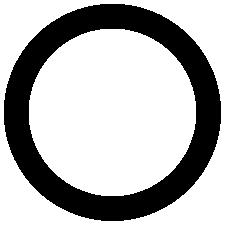
#> input picture silhouette/image.jpg, 225 x 225 px
$ python main.py
#> lines starting #> are read from the running program, lines starting #| are printed output that depends on the picture
### silhouette/silhouette.py
from PIL import Image

def silhouette(path, split):
#> called with path = 'image.jpg', split = 150
    image = Image.open(path).convert('RGB')
#> image is the input picture: PIL image 225x225 RGB; min 0, max 255, mean 179.4

    pixels = image.getdata()
    width = image.width
#> width = 225
    rows = image.height
#> rows = 225

    new_pixels = []

    for p in pixels:
        new_pixels.append(p)
#> after the loop, new_pixels = 50625 items

    for row in range(rows - 1):
        l_pointer = 0

        while l_pointer <= width:
            p = width * row + l_pointer

            r = new_pixels[p][0]
            g = new_pixels[p][1]
            b = new_pixels[p][2]

            if ((r + g + b) // 3) < split:
                break

            new_pixels[p] = (0, 0, 0)

            l_pointer += 1

    for row in range(rows - 1):
        r_pointer = width - 1

        while r_pointer >= 0:
            p = width * row + r_pointer

            r = new_pixels[p][0]
            g = new_pixels[p][1]
            b = new_pixels[p][2]

            if ((r + g + b) // 3) < split:
                break

            new_pixels[p] = (0, 0, 0)

            r_pointer -= 1


    newImage = Image.new("RGB", image.size)
#> newImage: PIL image 225x225 RGB; every value is 0
    newImage.putdata(new_pixels)
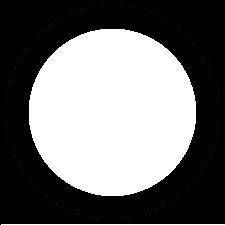
#> newImage: PIL image 225x225 RGB; min 0, max 255, mean 112.5

    return newImage

### silhouette/main.py
from silhouette import silhouette

path = 'image.jpg'
split = 150

# path = input('path:')
# split = input('split:')

image = silhouette(path, split)
image.save('silhouette.jpg', optimize=True)
